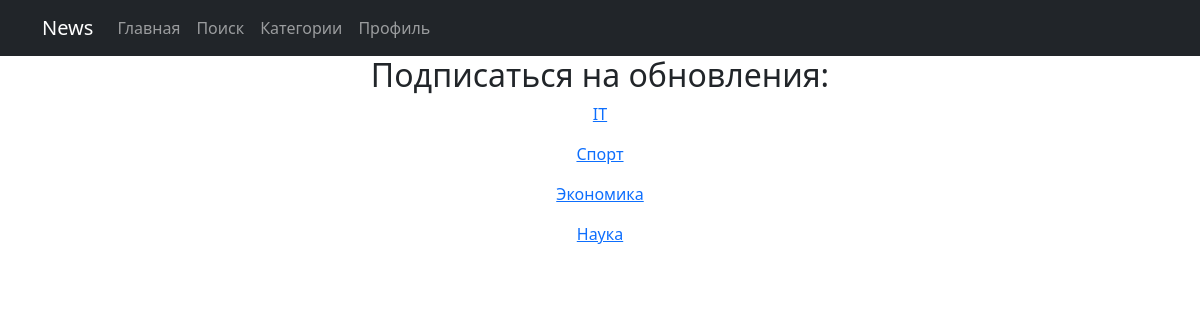
The page /categories/ on the database as committed earlier.
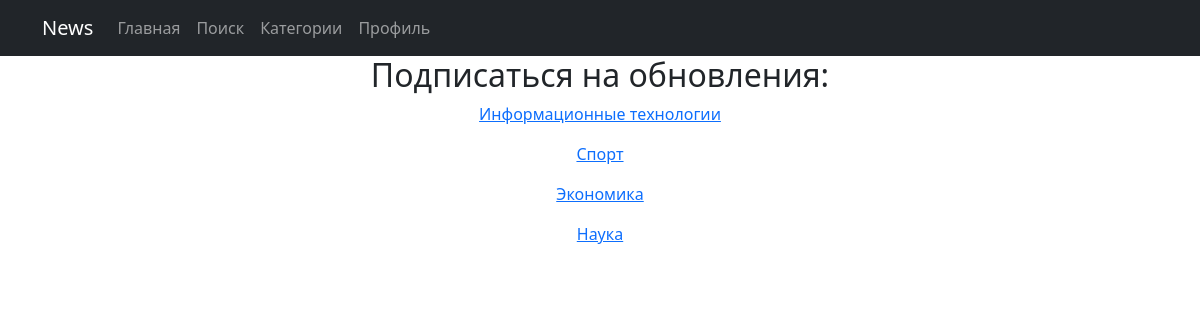
The same page on the database as committed later.
### news/models.py (models this page shows, shortened)
class Category(models.Model):
    title = models.CharField(unique=True, max_length=120)
    subscribers = models.ManyToManyField(User, blank=True)

### news/views.py (the view)
# urls.py: path('categories/', PostCategoryList.as_view(), name='post_category'),
class PostCategoryList(ListView):
    template_name = 'news/post_category.html'
    context_object_name = 'categories'
    queryset = Category.objects.all()

### templates/news/post_category.html
{% extends 'default.html' %}
{% block content %}
<div>
    <h2>Подписаться на обновления:</h2>
    {% for category in categories %}
        <p><a href="{% url 'subscribe' category.pk %}">{{ category.title }}</a></p>
    {% endfor %}
</div>
{% endblock %}

### templates/default.html (shortened to what this page needs)
{% load static %}
<!DOCTYPE html>
<html lang="en">
<head>
  <link href="{% static '/css/bootstrap.min.css'%}" rel="stylesheet">
</head>
<body>
  <nav class="navbar navbar-expand-lg navbar-dark bg-dark static-top">
    <div class="container">
      <a class="navbar-brand" href="#">News</a>
      <div class="collapse navbar-collapse" id="navbarResponsive">
        <ul class="navbar-nav ml-auto">
          <li class="nav-item active">
            <a class="nav-link" href="{% url 'posts' %}">Главная</a>
          </li>
          <li class="nav-item">
            <a class="nav-link" href="{% url 'search' %}">Поиск</a>
          </li>
          <li class="nav-item">
            <a class="nav-link" href="{% url 'post_category' %}">Категории</a>
          </li>
          <li class="nav-item">
            <a class="nav-link" href="{% url 'profile' %}">Профиль</a>
          </li>
        </ul>
      </div>
    </div>
  </nav>
  <div class="container">
    <div class="row">
      <div class="col-lg-12 text-center">
        {% block content %}
        {% endblock content %}
      </div>
    </div>
  </div>
</body>
</html>

Rows that differ between the two databases and show on the page:
changed Category: title "IT" → "Информационные технологии"
